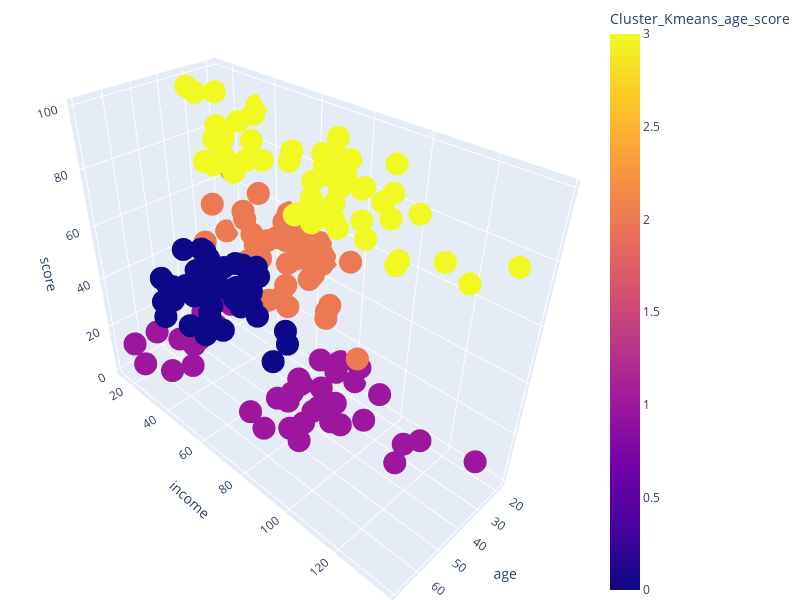

The notebook cell this image was saved under:
### Code cell
fig = px.scatter_3d(df_cluster, 
                    x='age',
                    y='income',
                    z='score',
                    color='Cluster_Kmeans_age_score',
                    labels={'x': 'age',
                            'y': 'income',
                            'z': 'score'},
                   )
fig.update_layout(
    margin=dict(l=0, r=0, b=0, t=0),
    autosize=False, 
    width=800,  
    height=600  
)

fig.show()

### Figure 1 — Plotly figure (JSON) as saved in the notebook; plotly's stock layout.template omitted (floating-point values rounded to 4 significant figures; data arrays with more than 128 entries replaced by an {"elided": "..."} marker saying what was removed)
{"data": [{"hovertemplate": "age=%{x}<br>income=%{y}<br>score=%{z}<br>Cluster_Kmeans_age_score=%{marker.color}<extra></extra>", "legendgroup": "", "marker": {"color": {"elided": "200 int values"}, "coloraxis": "coloraxis", "symbol": "circle"}, "mode": "markers", "name": "", "scene": "scene", "showlegend": false, "type": "scatter3d", "x": {"elided": "200 int values"}, "y": {"elided": "200 int values"}, "z": {"elided": "200 int values"}}], "layout": {"autosize": false, "coloraxis": {"colorbar": {"title": {"text": "Cluster_Kmeans_age_score"}}, "colorscale": [[0, "#0d0887"], [0.1111, "#46039f"], [0.2222, "#7201a8"], [0.3333, "#9c179e"], [0.4444, "#bd3786"], [0.5556, "#d8576b"], [0.6667, "#ed7953"], [0.7778, "#fb9f3a"], [0.8889, "#fdca26"], [1, "#f0f921"]]}, "height": 600, "legend": {"tracegroupgap": 0}, "margin": {"b": 0, "l": 0, "r": 0, "t": 0}, "scene": {"aspectmode": "auto", "aspectratio": {"x": 0.6093, "y": 1.429, "z": 1.148}, "camera": {"center": {"x": 0, "y": 0, "z": 0}, "eye": {"x": 1.379, "y": 1.379, "z": 1.379}, "projection": {"type": "perspective"}, "up": {"x": 0, "y": 0, "z": 1}}, "domain": {"x": [0, 1], "y": [0, 1]}, "xaxis": {"title": {"text": "age"}, "type": "linear"}, "yaxis": {"title": {"text": "income"}, "type": "linear"}, "zaxis": {"title": {"text": "score"}, "type": "linear"}}, "width": 800}}
